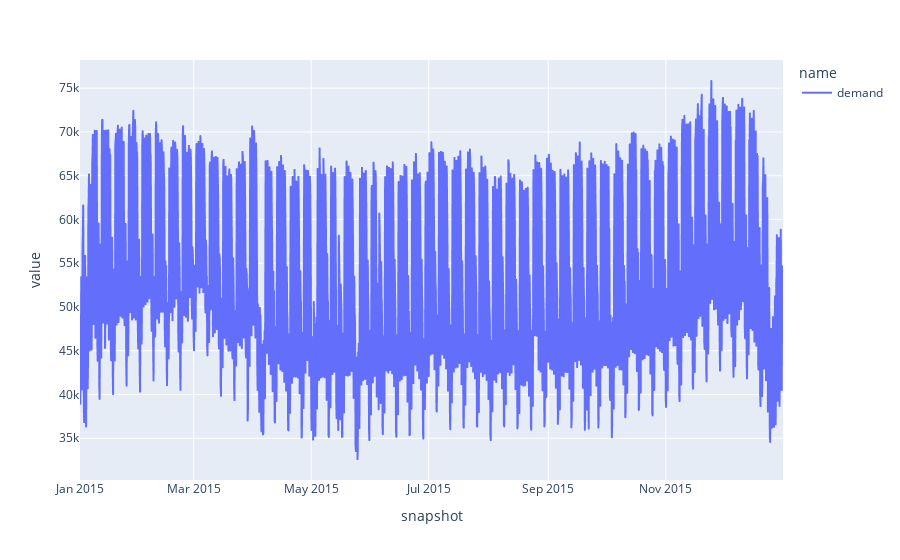

This figure's notebook cell:
### Markdown cell above
Let's have a check whether the data was read-in correctly.

### Code cell
n.loads_t.p_set.plot()

### Figure 1 — Plotly figure (JSON) as saved in the notebook; plotly's stock layout.template omitted (floating-point values rounded to 4 significant figures; data arrays with more than 128 entries replaced by an {"elided": "..."} marker saying what was removed)
{"data": [{"hovertemplate": "name=demand<br>snapshot=%{x}<br>value=%{y}<extra></extra>", "legendgroup": "demand", "line": {"color": "#636efa", "dash": "solid"}, "marker": {"symbol": "circle"}, "mode": "lines", "name": "demand", "showlegend": true, "type": "scattergl", "x": {"elided": "2190 str values"}, "xaxis": "x", "y": {"elided": "2190 float values"}, "yaxis": "y"}], "layout": {"legend": {"title": {"text": "name"}, "tracegroupgap": 0}, "margin": {"t": 60}, "xaxis": {"anchor": "y", "domain": [0, 1], "title": {"text": "snapshot"}}, "yaxis": {"anchor": "x", "domain": [0, 1], "title": {"text": "value"}}}}
